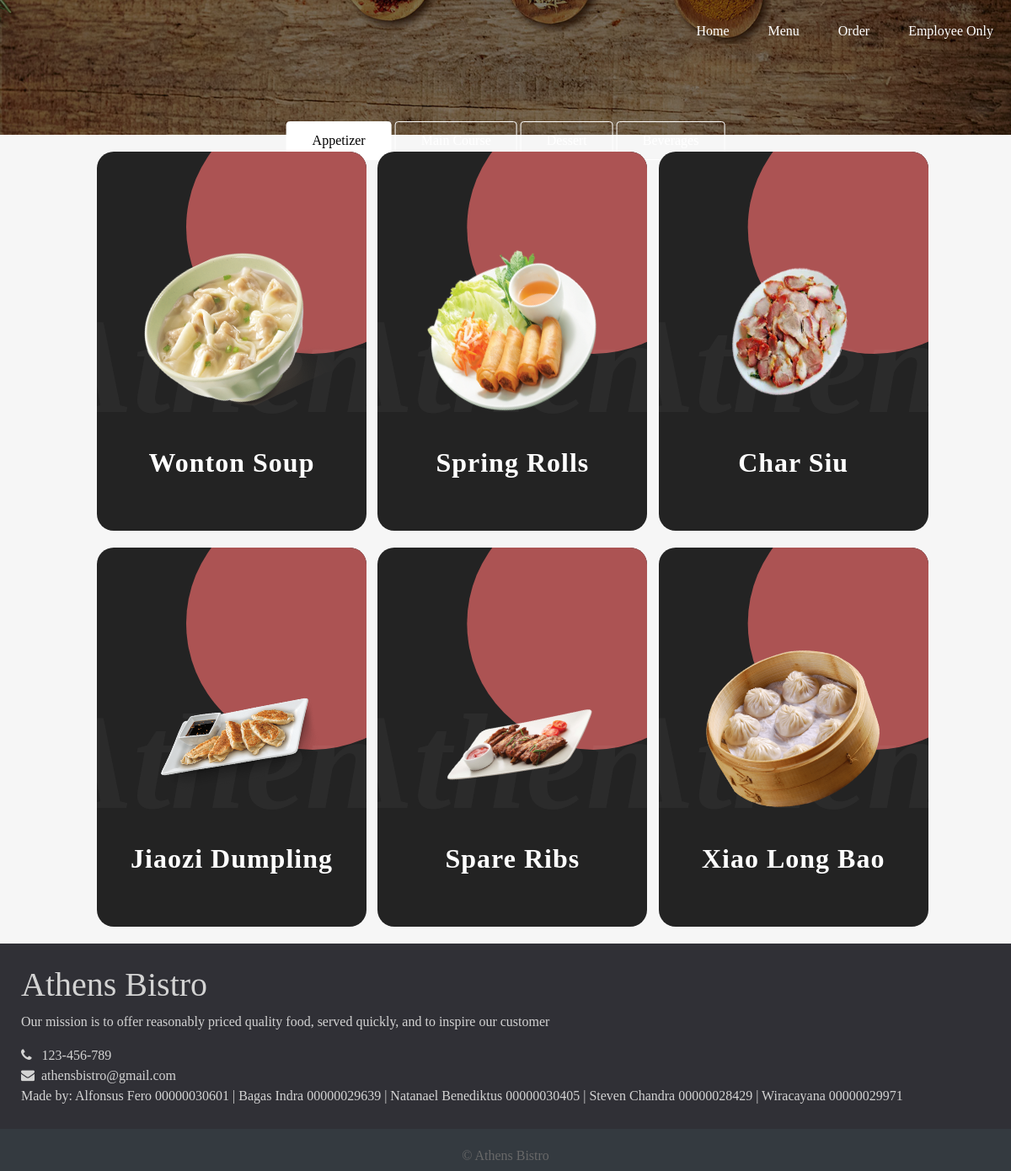
/appetizer.php, run on the app's committed database.
### tables this page shows
CREATE TABLE `produk` (
  `id_produk` int(11) NOT NULL,
  `id_kategori` int(11) NOT NULL,
  `nama_produk` varchar(50) NOT NULL,
  `deskripsi` varchar(200) NOT NULL,
  `harga` double NOT NULL,
  `image` varchar(100) NOT NULL
);

### appetizer.php (the view, shortened to what this page needs)
<?php include('header.php'); ?>
<body>
	<header class="menutiap">
		<div class="main">
			<?php include('navigationbar.php'); ?>
		</div>
		<div class="buttontiap">
  			<a href="appetizer.php" class="btn active">Appetizer</a>
  			<a href="maincourse.php" class="btn">Main Course</a>
  			<a href="dessert.php" class="btn">Dessert</a>
  			<a href="beverages.php" class="btn">Beverages</a>
  		</div>
	</header>
	<div class="page-wrapper">
		<div class="container">
			<div class="containercard">
				<?php
				$sql="SELECT * FROM produk JOIN kategori ON produk.id_kategori=kategori.id_kategori WHERE kategori.nama_kategori='Appetizer'";
				$fquery=$connection->query($sql);
				$i=1;
				while($frow=$fquery->fetch_array()){
					if($i == 1) echo "<div class='row'>";
					?>
					<div class="col-4">
						<div class="cards appetizercard">
							<div class="imgBx">
								<img src="<?php if(empty($frow['image'])){echo "images/noimage.jpg";} else{echo $frow['image'];} ?>" height="240px" width="100%">
							</div>
							<div class="contentBx">
					 			<h2><?php echo $frow['nama_produk']; ?></h2>
							</div>
						</div>
						<?php
						$i++;
						echo "</div>";
						if($i == 4){
							echo "</div>";
						$i = 1;
				}
			}
				?>
			</div>
		</div>
	</div>
	<?php include('footer.php'); ?>
</body>
</html>

### header.php (shortened to what this page needs)
<!DOCTYPE html>
<html>
<head>
	<link rel="stylesheet" href="https://stackpath.bootstrapcdn.com/bootstrap/4.4.1/css/bootstrap.min.css">
	<link rel="stylesheet" href="https://cdnjs.cloudflare.com/ajax/libs/font-awesome/4.7.0/css/font-awesome.min.css">
</head>

### navigationbar.php
<div class="main">
	<?php
	$directoryURI = $_SERVER['REQUEST_URI'];
	$path = parse_url($directoryURI, PHP_URL_PATH);
	$components = explode('/', $path);
	$cur = $components[2];
	?>
	<ul>
      	<li class="<?php if ($cur=="index.php") {echo "active"; } else  {echo "noactive";}?>"><a href="index.php">Home</a></li>
	    <li class="<?php if ($cur=="menu.php" or $cur=="appetizer.php" or $cur=="maincourse.php" or $cur=="dessert.php" or $cur=="beverages.php") {echo "active"; } else  {echo "noactive";}?>"><a href="menu.php">Menu</a></li>
	    <li class="<?php if ($cur=="order.php") {echo "active"; } else  {echo "noactive";}?>"><a href="order.php">Order</a></li>
	    <li class="<?php if ($cur=="login.php" or $cur=="employeeonly.php" or $cur=="sales.php" or $cur=="maintenance.php") {echo "active"; } else  {echo "noactive";}?>"><a href="login.php">Employee Only</a></li>
	</ul>
</div>

### footer.php
<div class="footer">
  <div class="footer-content">
    <div class="footer-section">
      <h1>Athens Bistro</h1>
      <p>Our mission is to offer reasonably priced quality food, served quickly, and to inspire our customer</p>
      <div class="contact">
        <span><i class="fa fa-phone"></i> &nbsp; 123-456-789</span> <br>
        <span><i class="fa fa-envelope"></i> &nbsp;athensbistro@gmail.com</span>
      </div>
      <p>Made by: Alfonsus Fero 00000030601 | Bagas Indra 00000029639 | Natanael Benediktus 00000030405 | Steven Chandra 00000028429 | Wiracayana 00000029971</p>
    </div>
  </div>
  <div class="footer-bottom">&copy; Athens Bistro</div>
</div>

### header.php (style rules this page uses)
* { margin: 0; padding: 0; font-family: Century Gothic; }
header.menutiap { background-image: linear-gradient(rgba(0,0,0,0.5), rgba(0,0,0,0.5)), url(images/menubackg.jpg); height: 20vh; background-size: cover; background-position: center; }
html, body { height: 100%; padding: 0px; margin: 0px; background: #f6f6f6; }
.footer { background: #303036; color: #d3d3d3; height: 270px; position: relative; margin-top: 20px; }
.footer .footer-content { height: 220px; display: flex; }
.footer .footer-content .footer-section { flex: 1; padding: 25px; }
.footer .footer-bottom { background: #343a40; color: #686868; height: 50px; width: 100%; text-align: center; position: absolute; bottom: 0px; left: 0px; padding-top: 20px; }
ul { float: right; list-style-type: none; margin-top: 25px; }
ul li { display: inline-block; }
ul li a { text-decoration: none; color: #fff; padding: 5px 20px; border: 1px solid transparent; transition: 0.6s ease; }
.main { max-width: 1200px; margin: auto; }
.buttontiap { position: absolute; top: 12%; left: 50%; transform: translate(-50%, -50%); }
.btn { border: 1px solid #fff; padding: 10px 30px; color: #fff; text-decoration: none; transition: 0.6s ease; }
.buttontiap a.active { background-color: #fff; color: #000; }
.container { max-width: 1000px; }
.containercard { position: relative; }
.containercard .cards { position: relative; width: 320px; height: 450px; background: #232323; border-radius: 20px; overflow: hidden; margin-top: 20px; }
.containercard .appetizercard:before { content: ''; position: absolute; top: 0; left: 0; width: 100%; height: 100%; background: #AC5353; clip-path: circle(150px at 80% 20%); transition: 0.5s ease-in-out; }
.containercard .cards:after { content: 'Athens'; position: absolute; top: 30%; left: -20%; font-size: 10em; font-weight: 800; font-style: italic; color: rgba(255,255,255,0.04); }
.containercard .cards .imgBx { position: absolute; top: 50%; transform: translateY(-50%); z-index: 10000; width: 100%; height: 200px; transition: 0.5s; }
.containercard .cards .imgBx img { position: absolute; top: 45%; left: 50%; transform: translate(-50%, -50%) rotate(-25deg); width: 200px; height: 180px; }
.containercard .cards .contentBx { position: absolute; bottom: 0; width: 100%; height: 100px; text-align: center; transition: 1s; z-index: 10; }
.containercard .cards .contentBx h2 { position: relative; font-weight: 600; letter-spacing: 1px; color: #fff; }

### data on the page
produk: image (picture), nama_produk "Wonton Soup"
produk: image (picture), nama_produk "Spring Rolls"
produk: image (picture), nama_produk "Char Siu"
produk: image (picture), nama_produk "Jiaozi Dumpling"
produk: image (picture), nama_produk "Spare Ribs"
produk: image (picture), nama_produk "Xiao Long Bao"
